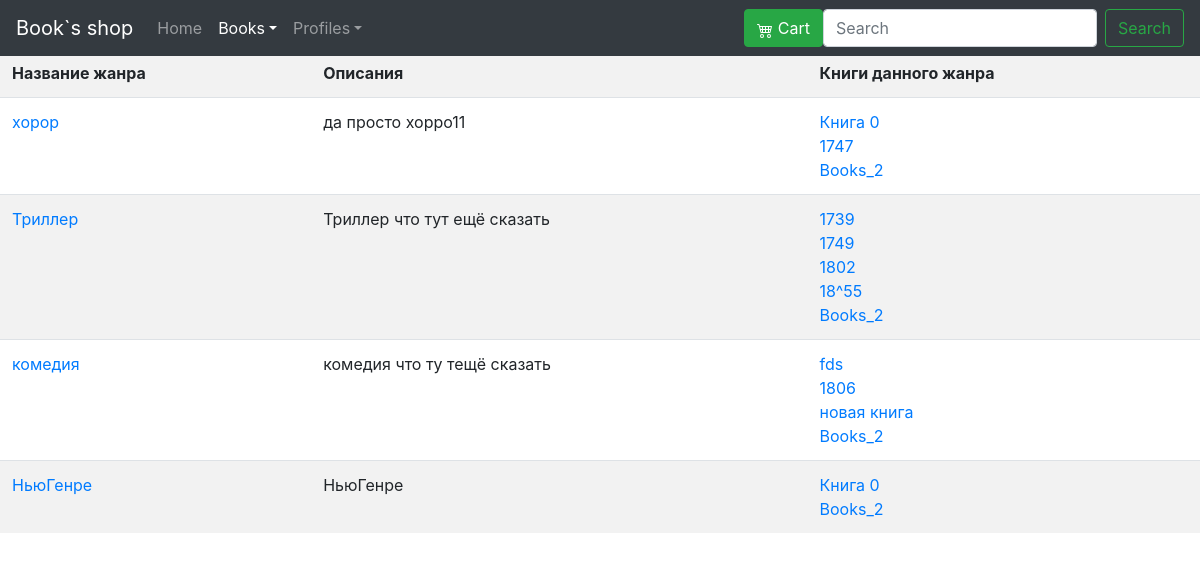
Page /books/genre_list on the earlier database version.
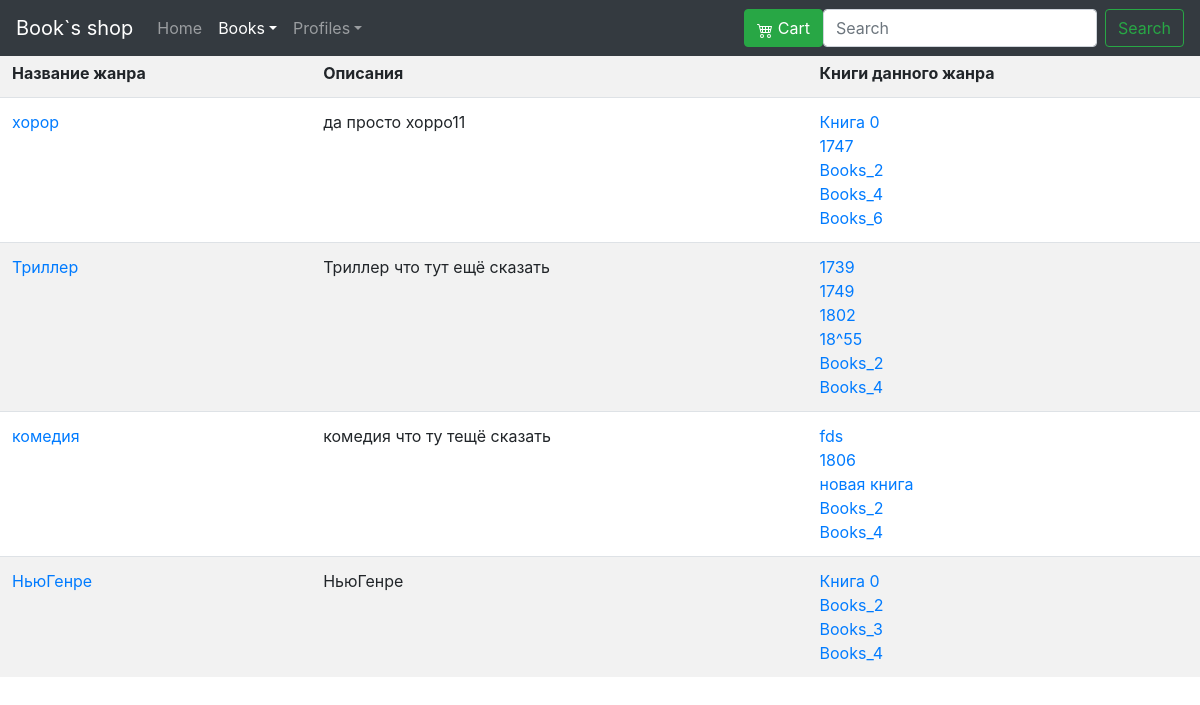
Same page on the later database version.
### books/models.py (models this page shows, shortened)
class Genre(models.Model):
    name = models.CharField(
        verbose_name ="Название Жанра",
        max_length=30
        )
    description = models.TextField(
        verbose_name="Описание Жанра",
        null=True,
        blank=True
    )

class Books(models.Model):
    name=models.CharField(
        verbose_name="Имя книги",
        max_length=50
    )
    description = models.TextField(
        verbose_name='Описание книги',
        null=True,
        blank=True
    )
    picture=models.ImageField(
        verbose_name="Фото обложки",
        upload_to="books-pic",
        null=True,
        blank=True,
        default="books-pic/default.jpg"
    )
    price=models.DecimalField(
        verbose_name="Цена",
        max_digits=5,
        decimal_places=2,
        default=00.00
    )
    author=models.ManyToManyField(
        'Author',
        verbose_name="Автор",
        related_name="books_author"
    )
    series=models.ManyToManyField(
        'Series',
        verbose_name="Серия",
        related_name="series_books",
        null=True,
        blank=True,
    )
    genre=models.ManyToManyField(
        'Genre',
        verbose_name="Жанр",
        related_name="genre_books"
    )
    publishing_year=models.PositiveSmallIntegerField (
        verbose_name="Год издания",
        default=2020
    )
    count_page=models.IntegerField(
        verbose_name="Кол-во страниц",
        default=100
    )
    binging=models.ForeignKey(
        'Binging',
        verbose_name="Переплёт",
        on_delete=models.PROTECT,
        default=1
    )
    format_book=models.CharField(
        verbose_name="Формат",
        default="99x99",
        max_length=15
    )
    isbn=models.CharField(
        verbose_name="ISBN",
        default="999-1-88877-6",
        max_length=15
    )
    weight=models.PositiveSmallIntegerField(
        verbose_name="Вес(гр.)",
        default="100"
    )
    age_limit=models.CharField(
        verbose_name="Ограничение по возрасту",
        default="6+",
        max_length=3
    )
    publisher=models.ManyToManyField(
        'Publisher',
        verbose_name="Издательство",
        related_name="publisher_books"
    )
    count_book=models.IntegerField(
        verbose_name="Ко-во книг в наличии",
        default=10
    )
    availability=models.BooleanField(
        verbose_name="Наличие книги",
        default=True
    )
    rating=models.FloatField(
        verbose_name="Рейтинг",
        validators=[MinValueValidator(0), MaxValueValidator(10)],
        default=9
    )
    create=models.DateField(
        verbose_name="Дата внесения в каталог",
        auto_now=False,
        auto_now_add=True
    )
    update=models.DateField(
        verbose_name="Дата последнего изменения",
        auto_now=True,
        auto_now_add=False
    )
    user=models.ForeignKey(
        User,
        on_delete=models.PROTECT,
        default=2
    )
    def __str__(self):
        return f"{self.name}"

### books/views.py (the view)
# urls.py: path('genre_list', views.GenreList.as_view(),name='genre_list'),
class GenreList(ListView):
    model=Genre
    template_name='genre/g_list.html'
    def get_context_data(self, **kwargs):
        c= super().get_context_data(**kwargs)
        try:
            user=self.request.user
            prof_user=Profile.objects.get(username=user)
            c['prof_user']=prof_user.pk
        except Profile.DoesNotExist:
            prof_user=None
        return c

### books/templates/genre/g_list.html (shortened to what this page needs)
{% extends "base.html" %}
{% load crispy_forms_tags %}
{%load my_tags %}
        {% block books_active %}
          <a class="nav-link dropdown-toggle active" href="{% url 'CRUDL_books:list' %}" id="dropdown01" data-toggle="dropdown" aria-haspopup="true" aria-expanded="true">Books</a>
          {% endblock books_active %}
    {% block main %}
        <table class="table table-striped" width="100%" >
                <tr>
                    <th>Название жанра</th><th>Описания</th><th>Книги данного жанра</th>
                </tr>
            {% for genre in object_list %}
                <tr>
                    <td><a href="{% url 'CRUDL_books:genre_detail' genre.pk %}">{{genre.name}}</a> </td>
                    <td>{{genre.description}} </td>
                    <td>
                    {% for books in genre.genre_books.all %}
                        <a href="{% url 'CRUDL_books:detail' books.pk %}">{{books}}</a> <br>
                    {%endfor%}
                    </td>
                </tr>
        {% endfor %}
        </table>
{% endblock main %}

Differences in the rows shown:
changed Genre "хорор": gains Books (name "Books_4"); gains Books (name "Books_6")
changed Genre "Триллер": gains Books (name "Books_4")
changed Genre "комедия": gains Books (name "Books_4")
changed Genre "НьюГенре": gains Books (name "Books_4"); gains Books (name "Books_3")
